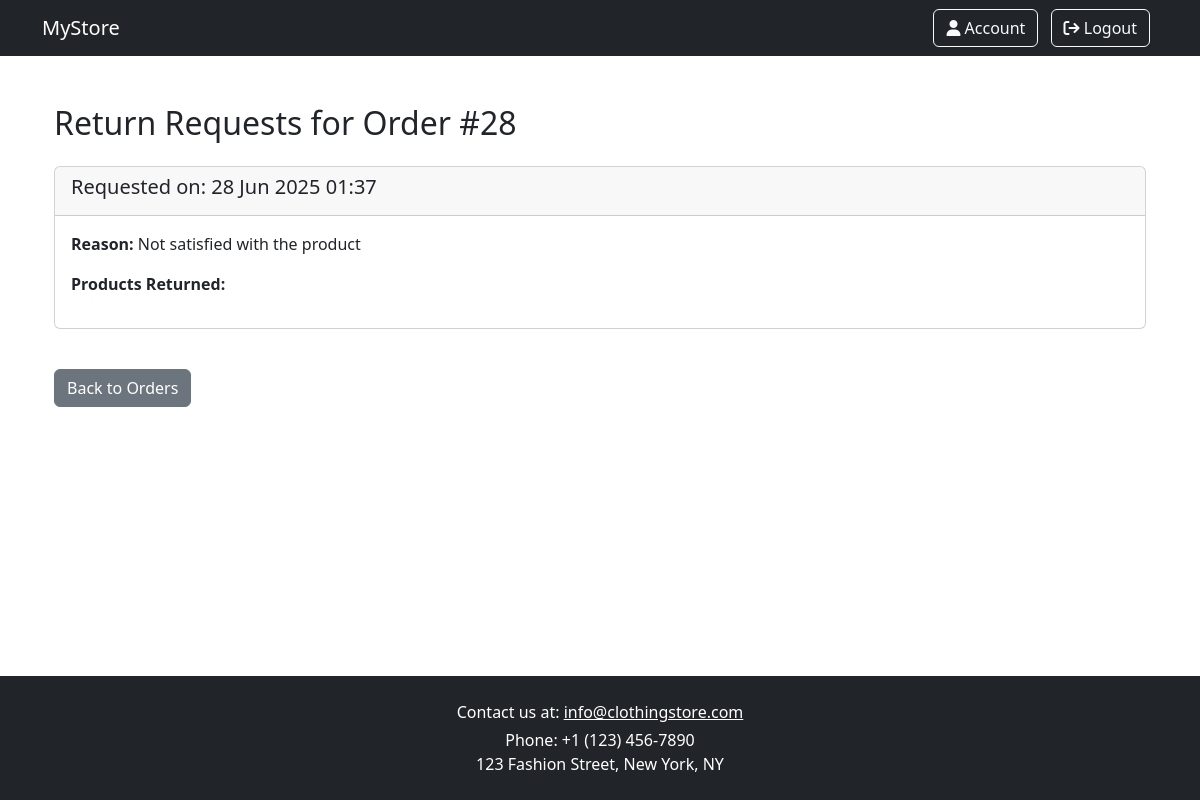
Before: /shop/order/28/returns/ with the older database file.
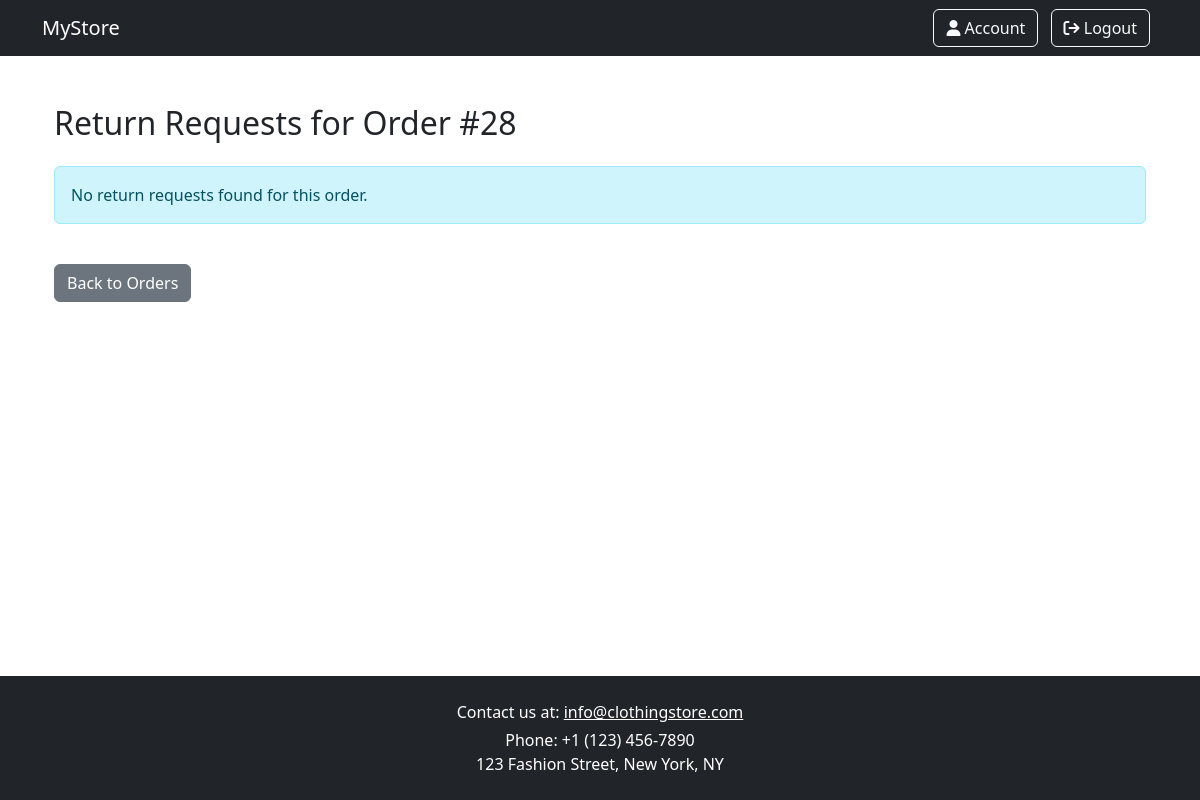
After: the same page with the newer database file.
### shop/models.py (models this page shows, shortened)
class Order(models.Model):
    user = models.ForeignKey(Profile, on_delete=models.SET_NULL, null=True, blank=True, related_name="orders")
    user_email = models.EmailField(max_length=254, default="unknown@example.com")
    total = models.DecimalField(max_digits=10, decimal_places=2, validators=[MinValueValidator(Decimal('0.00'))])
    date = models.DateTimeField(auto_now_add=True)
    address = models.CharField(max_length=255)
    status = models.ForeignKey(Status, on_delete=models.SET_NULL, null=True, blank=True, related_name="status")
    shipped_at = models.DateTimeField(null=True, blank=True)
    arrived_at = models.DateTimeField(null=True, blank=True)

class ReturnRequest(models.Model):
    REASONS = [
        ('damaged', 'Damaged or defective'),
        ('wrong_item', 'Wrong item received'),
        ('not_satisfied', 'Not satisfied with the product'),
        ('other', 'Other'),
    ]
    user = models.ForeignKey(Profile, on_delete=models.CASCADE, related_name="return_requests")
    order = models.ForeignKey(Order, on_delete=models.CASCADE)
    order_products = models.ManyToManyField(OrderProduct)
    reason = models.CharField(max_length=20, choices=REASONS)
    notes = models.TextField(blank=True, null=True)
    date_requested = models.DateTimeField(auto_now_add=True)

### shop/views.py (the view)
# urls.py: path('order/<int:order_id>/returns/', views.return_requests_for_order, name='return_requests_for_order'),
def return_requests_for_order(request, order_id):
    order = get_object_or_404(Order, id=order_id)
    return_requests = ReturnRequest.objects.filter(order=order)
    context = {
        'order': order,
        'return_requests': return_requests,
    }
    return render(request, 'return_requests_for_order.html', context)

### static/context_processors.py (called while the page is built)
def user_roles(request):
    user = request.user
    return {
        'is_client': user.is_authenticated and user.groups.filter(name='client').exists(),
        'is_manager': user.is_authenticated and user.groups.filter(name='manager').exists(),
        'is_admin': user.is_authenticated and user.is_superuser,
    }

### templates/return_requests_for_order.html (shortened to what this page needs)
{% extends 'base.html' %}
{% load static %}
{% block content %}
<div class="container my-4">
  <h2 class="mb-4">Return Requests for Order #{{ order.id }}</h2>
  {% if return_requests %}
    {% for req in return_requests %}
      <div class="card mb-3">
        <div class="card-header">
            <h5>Requested on: {{ req.date_requested|date:"d M Y H:i" }}</h5>
        </div>
        <div class="card-body">
            <p><strong>Reason:</strong> {{ req.get_reason_display }}</p>
          <p><strong>Products Returned:</strong></p>
        </div>
      </div>
    {% endfor %}
  {% else %}
    <div class="alert alert-info" role="alert">
      No return requests found for this order.
    </div>
  {% endif %}
  <a href="{% url 'manage_orders' %}" class="btn btn-secondary mt-4">Back to Orders</a>
</div>
{% endblock %}

### templates/base.html (shortened to what this page needs)
{% load static %}
<!DOCTYPE html>
<html lang="en">
<head>
    <link href="https://cdn.jsdelivr.net/npm/bootstrap@5.3.3/dist/css/bootstrap.min.css" rel="stylesheet">
    <link rel="stylesheet" href="https://cdnjs.cloudflare.com/ajax/libs/font-awesome/4.7.0/css/font-awesome.min.css">
    <link rel="stylesheet" href="https://cdnjs.cloudflare.com/ajax/libs/font-awesome/6.4.0/css/all.min.css">
    <link rel="stylesheet" href="{% static 'base_style.css' %}?v=1">
</head>
<body>
<nav class="navbar navbar-expand-lg navbar-dark bg-dark">
    <div class="container">
        {% if user.is_authenticated %}
            <a class="navbar-brand" href="{% url 'homepage' %}">MyStore</a>
        {% else %}
            <a class="navbar-brand" href="{% url 'frontpage' %}">MyStore</a>
        {% endif %}
        {% if request.resolver_match.url_name != 'frontpage' and request.resolver_match.url_name != 'login' and request.resolver_match.url_name != 'register' %}
            <div>
                <a href="{% url 'profile' %}" class="btn btn-outline-light me-2">
                    <i class="fa fa-user"></i> Account
                </a>
                <a href="{% url 'logout' %}" class="btn btn-outline-light me-2">
                    <i class="fa fa-sign-out"></i> Logout
                </a>
            </div>
        {% endif %}
    </div>
</nav>
<main>
    <div class="container py-4">
        {% block content %}{% endblock %}
    </div>
</main>
<footer class="bg-dark text-white py-4">
    <div class="container text-center">
        <p class="mb-1">Contact us at: <a href="#" class="text-white">info@clothingstore.com</a></p>
        <p class="mb-0">Phone: +1 (123) 456-7890</p>
        <p class="mb-0">123 Fashion Street, New York, NY</p>
    </div>
</footer>
</body>
</html>

### static/css/base_style.css (style rules this page uses)
html, body { height: 100%; margin: 0; padding: 0; }
body { min-height: 100vh; display: flex; flex-direction: column; }
.navbar { position: fixed; !important; top: 0; width: 100%; z-index: 1000; }
main { flex: 1; margin-top: 56px; !important; }
footer { padding: 20px; }

Changed rows visible on the page:
removed ReturnRequest: date_requested "28 Jun 2025 01:37", reason "Not satisfied with the product"
Other visible differences:
text now shown: "No return requests found for this order."
